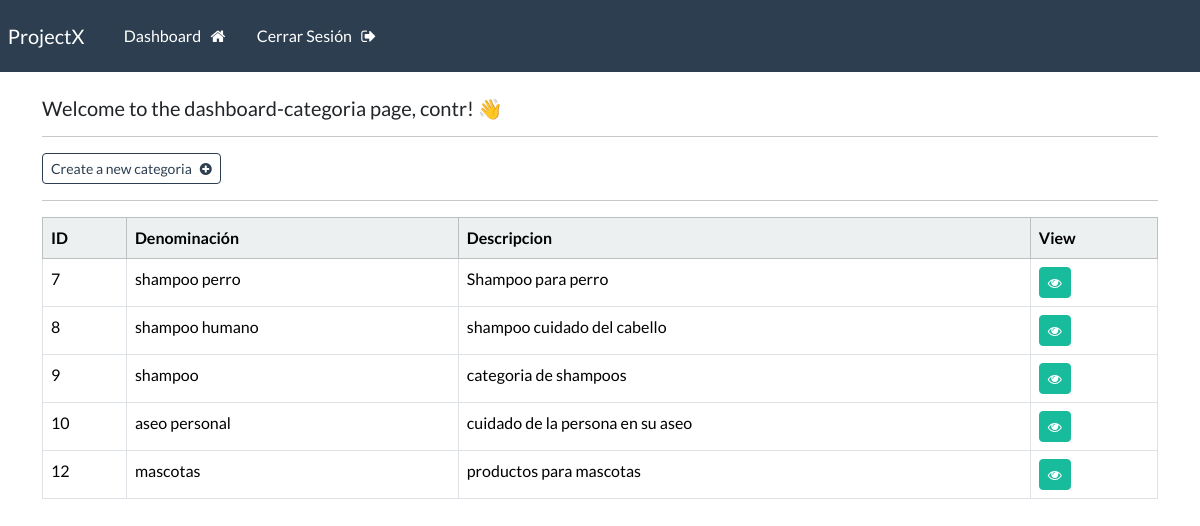
Page /dashboard-categoria (signed in) on the earlier database version.
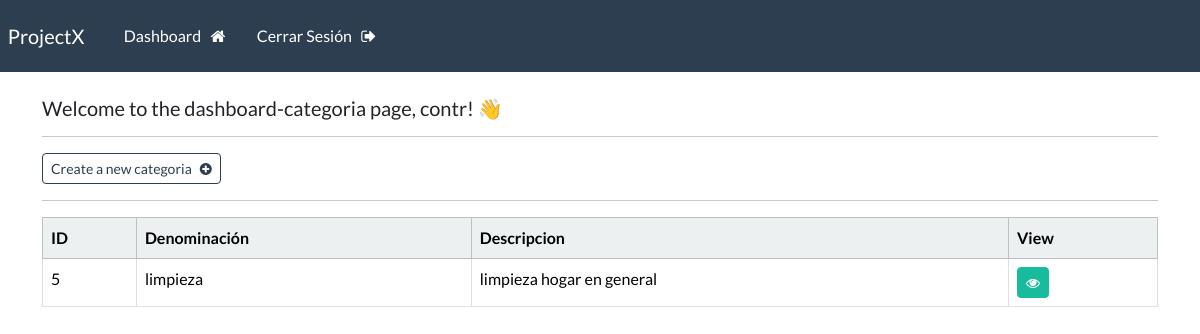
Same page on the later database version.
### webapp/models.py (models this page shows, shortened)
class Categoria(models.Model):
    id = models.AutoField(primary_key=True)
    denominacion = models.CharField(max_length=100)
    descripcion = models.CharField(max_length=100)

### webapp/views.py (the view)
# urls.py: path('dashboard-categoria', views.dashboard_categoria, name="dashboard-categoria"),
@login_required(login_url='my-login')
def dashboard_categoria(request):
    my_categorias = Categoria.objects.all()
    context = {'categorias': my_categorias}
    return render(request,'webapp/dashboard-categoria.html', context=context)

### webapp/templates/webapp/dashboard-categoria.html
{% extends 'webapp/base.html' %}
{% block content %}
    <h5> Welcome to the dashboard-categoria page, {{user}}! 👋</h5>
    <hr>
    <a class="btn btn-outline-primary btn-sm" href="{% url 'create-categoria' %}">
        Create a new categoria &nbsp; <i class="fa fa-plus-circle" aria-hidden="true"></i>
    </a>
    <hr>
    <table class="table table table-hover table-bordered">
        <thead class="table-light">
            <tr>
                <th scope="col"> ID </th>
                <th scope="col"> Denominación</th>
                <th scope="col"> Descripcion</th>
                <th scope="col"> View </th>
            </tr>
        </thead>
        <tbody>
        {% if categorias %}
            {% for categoria in categorias %}
            <tr>
                <td> {{categoria.id}} </td>
                <td> {{categoria.denominacion}}</td>
                <td> {{categoria.descripcion}}</td>
                <td> <a class="btn btn-success btn-sm" href="{% url 'categoria' categoria.id %}"> <i class="fa fa-eye" aria-hidden="true"></i> </a></td>
            </tr>
            {% endfor %}
        {% endif %}
        </tbody>
    </table>
{% endblock %}

### webapp/templates/webapp/base.html (shortened to what this page needs)
{% load static %}
<!DOCTYPE html>
<html>
    <head>
        <link rel="stylesheet" type="text/css" href="https://bootswatch.com/5/flatly/bootstrap.min.css">
        <link rel="stylesheet" type="text/css" href="{% static 'css/styles.css' %}">
        <link rel="stylesheet" href="https://cdnjs.cloudflare.com/ajax/libs/font-awesome/4.7.0/css/font-awesome.min.css">
    </head>
    <body>
        {% include 'webapp/navbar.html' %}
        <div class="container">
            <br>
            {% block content %}
            {% endblock %}
        </div>
    </body>
</html>

### webapp/templates/webapp/navbar.html (shortened to what this page needs)
<nav class="navbar navbar-expand-lg navbar-dark bg-primary justify-content-center">
    <a class="navbar-brand main-heading" href="{% url '' %}">
      &nbsp; ProjectX
    </a>
      <div class="collapse navbar-collapse text-center" id="navbarNavDropdown">
        <ul class="navbar-nav mr-auto">
          {% if user.is_authenticated %}
            <li class="nav-item">
              <a class="nav-link" href="{% url 'dashboard' %}">Dashboard &nbsp; <i class="fa fa-home" aria-hidden="true"></i> </a>
            </li>
            <li class="nav-item">
              <a class="nav-link" href="{% url 'user-logout' %}">Cerrar Sesión &nbsp; <i class="fa fa-sign-out" aria-hidden="true"></i> </a>
            </li>
        </ul>
        {% else %}
        &nbsp;     &nbsp;     &nbsp;
        <li class="nav-item">
          <a class="nav-link" href="{% url 'my-login' %}">Iniciar Sesión</a>
        </li>
        {% endif %}
      </div>
  </nav>

Differences in the rows shown:
removed Categoria: id "7", denominacion "shampoo perro", descripcion "Shampoo para perro"
removed Categoria: id "8", denominacion "shampoo humano", descripcion "shampoo cuidado del cabello"
removed Categoria: id "9", denominacion "shampoo", descripcion "categoria de shampoos"
removed Categoria: id "10", denominacion "aseo personal", descripcion "cuidado de la persona en su aseo"
removed Categoria: id "12", denominacion "mascotas", descripcion "productos para mascotas"
added Categoria: id "5", denominacion "limpieza", descripcion "limpieza hogar en general"
